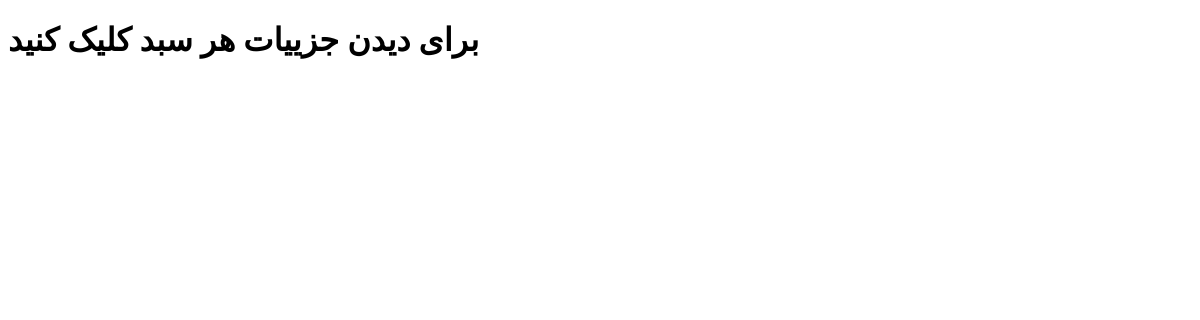
Before: /history (signed in) with the older database file.
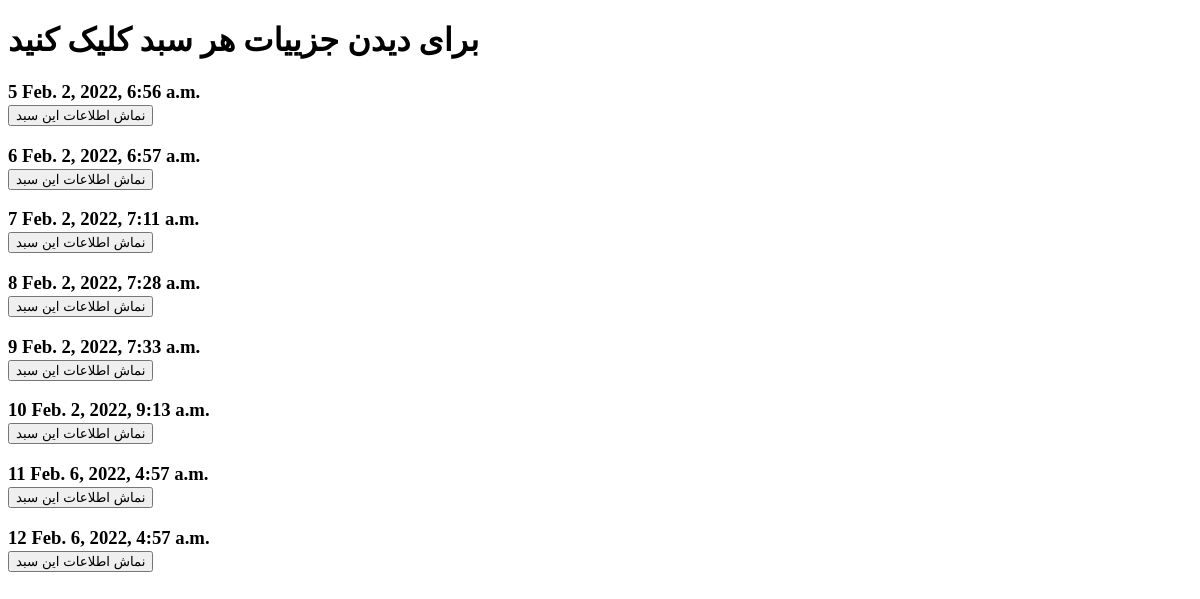
After: the same page with the newer database file.
### BascektShop/models.py (models this page shows)
class FinalBasket(models.Model):
    user = models.ForeignKey(User, on_delete=models.PROTECT)
    date = models.DateTimeField()

### history/views.py (the view)
# urls.py: path('history', ShowHistory.as_view(), name='history'),
class ShowHistory(View):
    def get(self, request):
        user_id = request.user
        qs = FinalBasket.objects.filter(user_id=user_id)
        ctx = {"data": qs}
        return render(request, 'history.html', ctx)

### templates/history.html (shortened to what this page needs)
<!DOCTYPE html>
<html lang="en">
<head>
</head>
<body>
    <h1>برای دیدن جزییات هر سبد کلیک کنید</h1>
{% for elm in data %}
    <h3>
        {{ elm.id }} {{ elm.date }}
        <form action="{% url "history-detail" %}" method="GET">
            <input type='submit' value="نماش اطلاعات این سبد"></input>
        </form>
    </h3>
{% endfor %}
</body>
</html>

Changed rows visible on the page:
added FinalBasket: id "5", date "Feb. 2, 2022, 6:56 a.m."
added FinalBasket: id "6", date "Feb. 2, 2022, 6:57 a.m."
added FinalBasket: id "7", date "Feb. 2, 2022, 7:11 a.m."
added FinalBasket: id "8", date "Feb. 2, 2022, 7:28 a.m."
added FinalBasket: id "9", date "Feb. 2, 2022, 7:33 a.m."
added FinalBasket: id "10", date "Feb. 2, 2022, 9:13 a.m."
added FinalBasket: id "11", date "Feb. 6, 2022, 4:57 a.m."
added FinalBasket: id "12", date "Feb. 6, 2022, 4:57 a.m."
